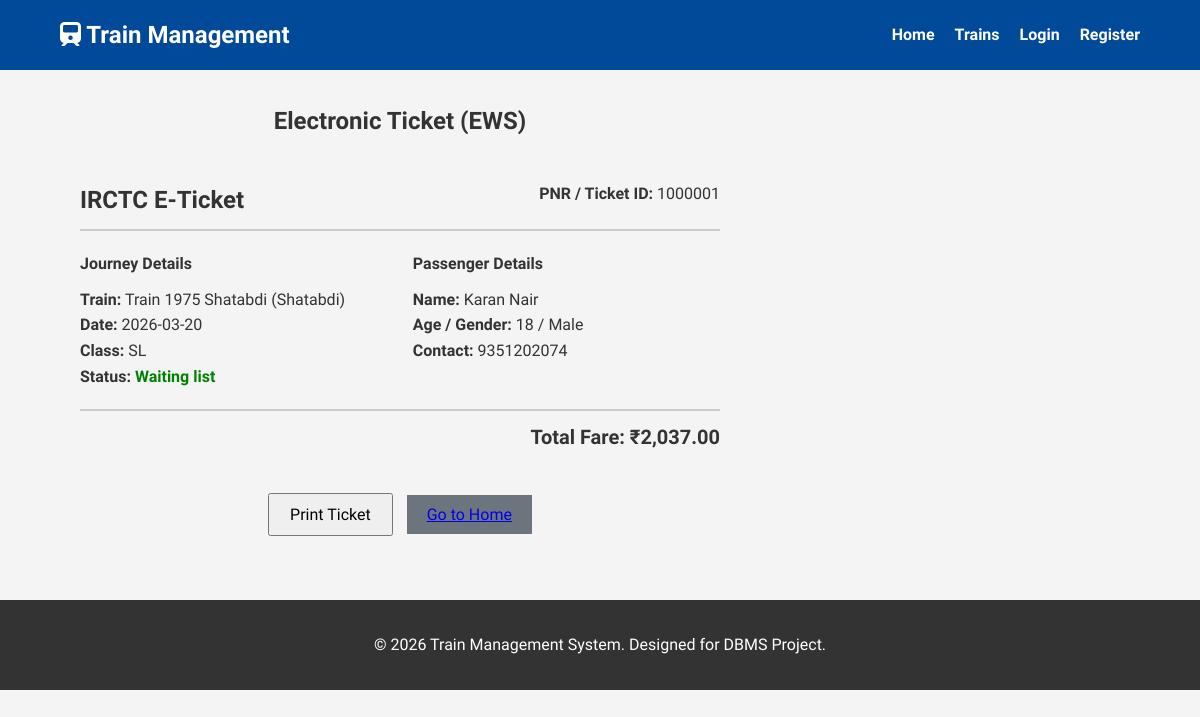
The app's page /reports/ticket.php?id=1 with its own data.
### tables this page shows
CREATE TABLE Ticket (
    Ticket_ID INT AUTO_INCREMENT PRIMARY KEY,
    Passenger_ID INT NOT NULL,
    Train_ID INT NOT NULL,
    Travel_Date DATE NOT NULL,
    Class_Type VARCHAR(50) NOT NULL,
    Status ENUM('Confirmed', 'RAC', 'Waiting list', 'Cancelled') DEFAULT 'Confirmed',
    Fare DECIMAL(10, 2) NOT NULL CHECK (Fare >= 0),
    FOREIGN KEY (Passenger_ID) REFERENCES Passenger(Passenger_ID) ON DELETE CASCADE,
    FOREIGN KEY (Train_ID) REFERENCES Train(Train_ID) ON DELETE CASCADE
);

CREATE TABLE Train (
    Train_ID INT AUTO_INCREMENT PRIMARY KEY,
    Train_Name VARCHAR(100) NOT NULL,
    Train_Type VARCHAR(50) NOT NULL,
    Total_Seats INT NOT NULL CHECK (Total_Seats > 0)
);

CREATE TABLE Passenger (
    Passenger_ID INT AUTO_INCREMENT PRIMARY KEY,
    Name VARCHAR(100) NOT NULL,
    Age INT NOT NULL CHECK (Age >= 0 AND Age <= 120),
    Gender ENUM('Male', 'Female', 'Other') NOT NULL,
    Phone VARCHAR(15) NOT NULL
);

### reports/ticket.php (the view, shortened to what this page needs)
<?php
require_once '../config/db.php';
include '../includes/header.php';
$id = $_GET['id'] ?? '';
$stmt = $pdo->prepare("SELECT t.*, p.Name, p.Age, p.Gender, p.Phone, tr.Train_Name, tr.Train_Type, r.Coach_Number, r.Seat_Number
                       FROM Ticket t
                       JOIN Passenger p ON t.Passenger_ID = p.Passenger_ID
                       JOIN Train tr ON t.Train_ID = tr.Train_ID
                       LEFT JOIN Reservation r ON t.Ticket_ID = r.Ticket_ID
                       WHERE t.Ticket_ID = ?");
$stmt->execute([$id]);
$ticket = $stmt->fetch();
?>
<div class="container" style="max-width: 800px;">
    <h2 style="color: var(--primary-color); text-align: center; margin-bottom: 20px;">Electronic Ticket (EWS)</h2>
    <div style="border: 2px solid var(--primary-color); padding: 20px; border-radius: 8px;">
        <div style="display: flex; justify-content: space-between; border-bottom: 2px solid #ccc; padding-bottom: 10px; margin-bottom: 20px;">
            <div style="color: var(--primary-color); font-weight: bold; font-size: 24px;">IRCTC E-Ticket</div>
            <div><strong>PNR / Ticket ID:</strong> <?php echo 1000000 + $ticket['Ticket_ID']; ?></div>
        </div>
        <div style="display: flex; justify-content: space-between; margin-bottom: 20px;">
            <div style="width: 48%;">
                <h4 style="color: var(--secondary-color); margin-bottom: 10px;">Journey Details</h4>
                <p><strong>Train:</strong> <?php echo htmlspecialchars($ticket['Train_Name']); ?> (<?php echo htmlspecialchars($ticket['Train_Type']); ?>)</p>
                <p><strong>Date:</strong> <?php echo htmlspecialchars($ticket['Travel_Date']); ?></p>
                <p><strong>Class:</strong> <?php echo htmlspecialchars($ticket['Class_Type']); ?></p>
                <p><strong>Status:</strong> <span style="color: green; font-weight: bold;"><?php echo htmlspecialchars($ticket['Status']); ?></span></p>
            </div>
            <div style="width: 48%;">
                <h4 style="color: var(--secondary-color); margin-bottom: 10px;">Passenger Details</h4>
                <p><strong>Name:</strong> <?php echo htmlspecialchars($ticket['Name']); ?></p>
                <p><strong>Age / Gender:</strong> <?php echo htmlspecialchars($ticket['Age']); ?> / <?php echo htmlspecialchars($ticket['Gender']); ?></p>
                <p><strong>Contact:</strong> <?php echo htmlspecialchars($ticket['Phone']); ?></p>
            </div>
        </div>
        <div style="text-align: right; font-size: 20px; font-weight: bold; border-top: 2px solid #ccc; padding-top: 10px;">
            Total Fare: ₹<?php echo number_format($ticket['Fare'], 2); ?>
        </div>
    </div>
    <div style="text-align: center; margin-top: 20px;">
        <button onclick="window.print()" class="btn-action btn-primary" style="font-size: 16px; padding: 10px 20px;">Print Ticket</button>
        <a href="/tms/train-management-system/index.php" class="btn-action" style="background: #6c757d; font-size: 16px; padding: 10px 20px; margin-left: 10px;">Go to Home</a>
    </div>
</div>
<?php include '../includes/footer.php'; ?>

### includes/header.php (shortened to what this page needs)
<!DOCTYPE html>
<html lang="en">
<head>
    <link rel="stylesheet" href="/tms/train-management-system/assets/css/style.css">
    <link rel="stylesheet" href="https://cdnjs.cloudflare.com/ajax/libs/font-awesome/6.0.0/css/all.min.css">
</head>
<body>
<header>
    <div class="logo">
        <h1><i class="fa fa-train"></i> Train Management</h1>
    </div>
    <nav>
        <ul>
            <li><a href="/tms/train-management-system/index.php">Home</a></li>
            <li><a href="/tms/train-management-system/trains/index.php">Trains</a></li>
            <?php if (isset($_SESSION['user_id'])): ?>
                <li><span>Welcome, <?php echo htmlspecialchars($_SESSION['username']); ?></span></li>
                <li><a href="/tms/train-management-system/logout.php">Logout</a></li>
            <?php else: ?>
                <li><a href="/tms/train-management-system/login.php">Login</a></li>
                <li><a href="/tms/train-management-system/register.php">Register</a></li>
            <?php endif; ?>
        </ul>
    </nav>
</header>

### includes/footer.php (shortened to what this page needs)
    <footer>
        <p>&copy; <?php echo date('Y'); ?> Train Management System. Designed for DBMS Project.</p>
    </footer>
</body>
</html>

### assets/css/style.css (style rules this page uses)
* { margin: 0; padding: 0; box-sizing: border-box; font-family: 'Segoe UI', Tahoma, Geneva, Verdana, sans-serif; }
body { background-color: #f4f4f4; color: #333; line-height: 1.6; }
header { background-color: #004a99; color: white; padding: 1rem 5%; display: flex; justify-content: space-between; align-items: center; }
.logo h1 { font-size: 1.5rem; }
nav ul { list-style: none; display: flex; gap: 20px; }
nav ul li a { color: white; text-decoration: none; font-weight: 600; }
.container { padding: 2rem 5%; }
footer { text-align: center; padding: 2rem; background: #333; color: white; margin-top: 2rem; }

### records on screen
ticket: 1000000 + $ticket['Ticket_ID'] "1000001", Train_ID.Train_Name "Train 1975 Shatabdi", Train_ID.Train_Type "Shatabdi", Travel_Date "2026-03-20", Class_Type "SL", Status "Waiting list", Passenger_ID.Name "Karan Nair", Passenger_ID.Age "18", Passenger_ID.Gender "Male", Passenger_ID.Phone "9351202074", Fare "2,037.00"
